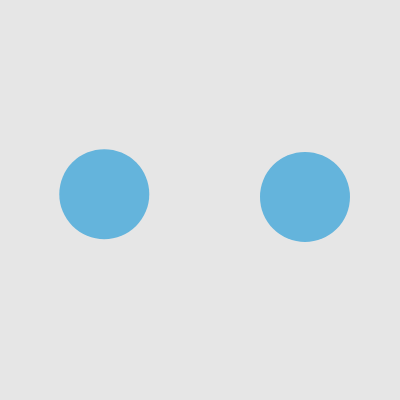
Frame 1 (no input)
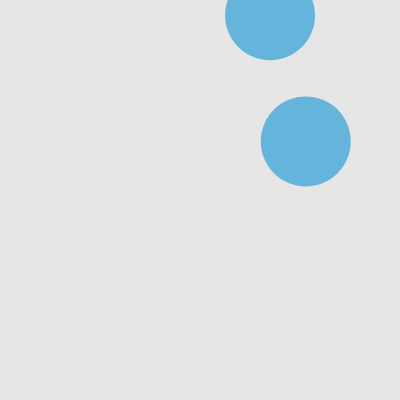
Frame 60 (no input)
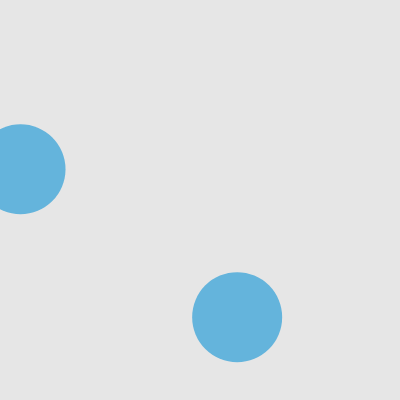
Frame 120 (the mouse pressed at the canvas centre since frame 60)

The p5.js sketch that drew these frames (run headless with seeded random() and noise() and a simulated clock; from frame 60 on, the mouse is pressed at the canvas centre):

// p5.js sketch
// ── sketch.js
// DM2008 — Activity 5a [Guided]
// A vector stores position and movement together — cleaner than separate x and y variables.
// Your job is to get two balls moving, then detect and respond to their collision.


let balls = [];

function setup() {
  createCanvas(400, 400);
  // Create two balls at different starting positions
  balls.push(new Ball(100, 200));
  balls.push(new Ball(300, 200));
}

function draw() {
  background(230);

  // Check collision between the two balls
  // dist() measures the distance between their centers
  // They overlap when that distance is less than the sum of their radii

  let d = dist(balls[0].pos.x, balls[0].pos.y, balls[1].pos.x, balls[1].pos.y);
  let colliding = d < balls[0].r + balls[1].r; // true when the balls overlap, false otherwise

  for (let i = 0; i < balls.length; i++) {
    balls[i].move();
    balls[i].show(colliding);
  }
}

class Ball {
  constructor(x, y) {
    this.pos = createVector(x, y);
    this.vel = createVector(random(-10, 10), random(-10, 10));
    this.r = 30;
    this.wasColliding = false;
  }

  move() {
    // Adding the velocity vector to position moves the ball each frame
    this.pos.add(this.vel);

    if (this.pos.x > width) {
      this.vel.x = this.vel.x * -1;
    }
    if (this.pos.x < 0) {
      this.vel.x = this.vel.x * -1;
    }
    if (this.pos.y > height) {
      this.vel.y = this.vel.y * -1;
    }
    if (this.pos.y < 0) {
      this.vel.y = this.vel.y * -1;
    }
  }

  show(colliding) {
    if (colliding) {
      fill(random(255), random(255), random(255));
      stroke(200);
      ellipse(this.pos.x, this.pos.y, this.r *4);
      this.vel.x = this.vel.x * -1;
    } else {
      fill(100, 180, 220);
      noStroke();
      ellipse(this.pos.x, this.pos.y, this.r*3);
    }
  }
}
